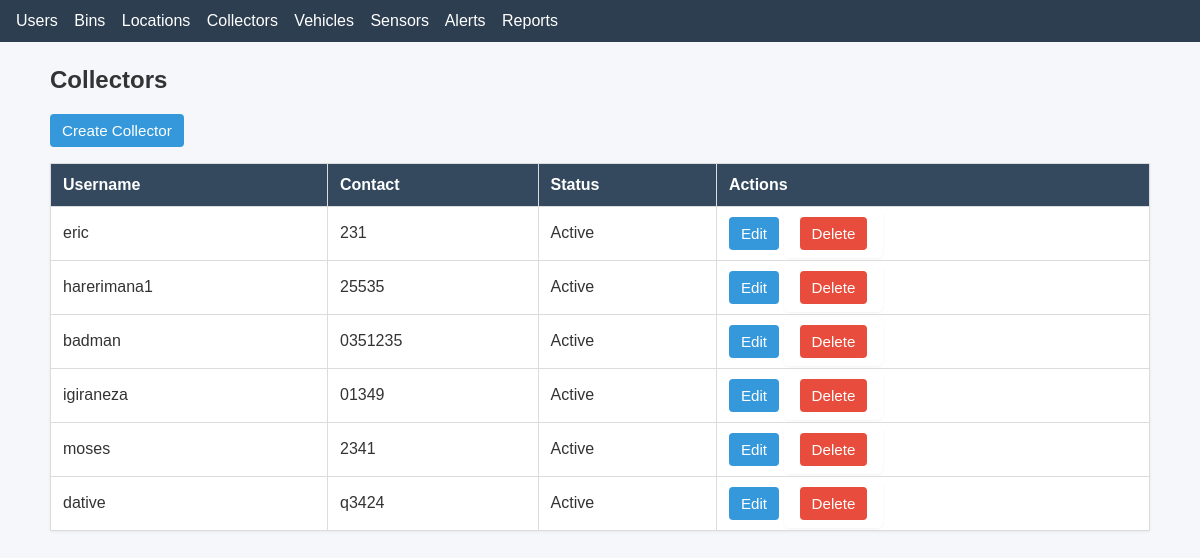
Page /collectors/ on the committed database.
### stwms/models.py (models this page shows, shortened)
class Collector(models.Model):
    collector_status_choices = [('Active', 'Active'),('Inactive', 'Inactive'),]
    user = models.OneToOneField(User,on_delete=models.CASCADE,limit_choices_to={'profile__role': 'collector'})
    contact = models.CharField(max_length=20)
    status = models.CharField(max_length=20, choices=collector_status_choices, default='Active')

### stwms/views.py (the view)
# urls.py: path('collectors/', views.collector_list, name='collector_list'),
def collector_list(request):
    collectors = Collector.objects.all()
    return render(request, "collector/collector_list.html", {"collectors": collectors})

### stwms/templates/collector/collector_list.html
{% extends "base.html" %}
{% block content %}
<h2>Collectors</h2>
<p><a class="btn" href="{% url 'stwms:collector_create' %}">Create Collector</a></p>
<table>
    <thead><tr><th>Username</th><th>Contact</th><th>Status</th><th>Actions</th></tr></thead>
    <tbody>
    {% for collector in collectors %}
        <tr>
            <td>{{ collector.user.username }}</td>
            <td>{{ collector.contact }}</td>
            <td>{{ collector.status }}</td>
            <td>
                <a class="btn" href="{% url 'stwms:collector_update' collector.id %}">Edit</a>
                <form style="display:inline" method="post" action="{% url 'stwms:collector_delete' collector.id %}">{% csrf_token %}
                    <button class="btn btn-danger" type="submit">Delete</button>
                </form>
            </td>
        </tr>
    {% empty %}
        <tr><td colspan="4">No collectors yet.</td></tr>
    {% endfor %}
    </tbody>
</table>
{% endblock %}

### static/styles.css (style rules this page uses)
body { font-family: Arial, Helvetica, sans-serif; background: #f5f7fa; color: #333; margin: 0; padding: 0; }
table { width: 100%; border-collapse: collapse; background: #fff; margin-top: 12px; box-shadow: 0 1px 3px rgba(0,0,0,0.06); }
thead th { background: #34495e; color: #fff; text-align: left; padding: 12px; border: 1px solid #dcdcdc; }
tbody td { padding: 10px 12px; border: 1px solid #dcdcdc; vertical-align: middle; }
.btn { display: inline-block; padding: 8px 12px; background: #3498db; color: #fff; text-decoration: none; border-radius: 4px; border: none; cursor: pointer; font-size: 0.95rem; }
.btn-danger { background: #e74c3c; }
form { background: #fff; padding: 16px; border-radius: 6px; box-shadow: 0 1px 3px rgba(0,0,0,0.05); }

### rows in the picture
Collector: user.username "eric", contact "231", status "Active"
Collector: user.username "harerimana1", contact "25535", status "Active"
Collector: user.username "badman", contact "0351235", status "Active"
Collector: user.username "igiraneza", contact "01349", status "Active"
Collector: user.username "moses", contact "2341", status "Active"
Collector: user.username "dative", contact "q3424", status "Active"
